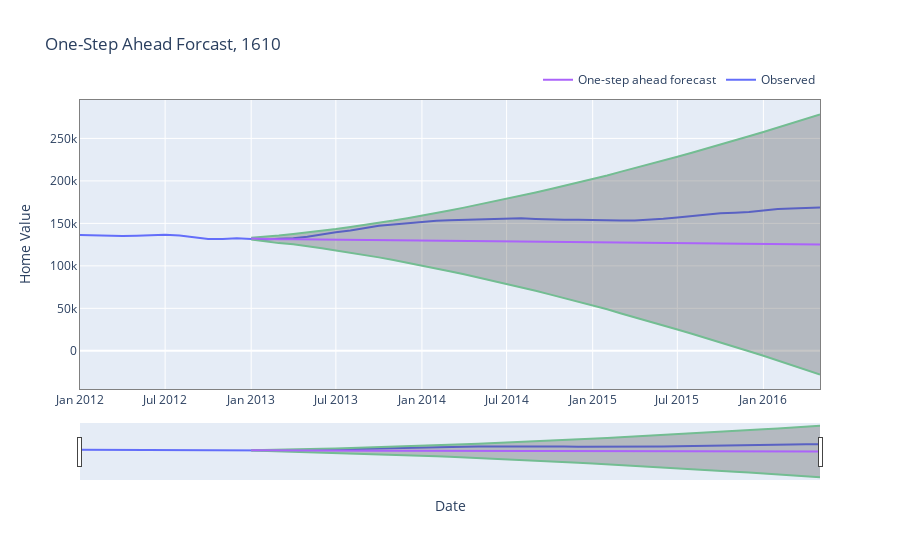

The code cell stored with this chart in its notebook:
### Markdown cell above
#### One-Step Ahead Forecast (dynamic=True)

### Code cell
output_b = one_step_fc_arima(df_train, arima_param_b, zc_1,
                             pred_start_date=pred_sd_b, dynamic=True)
out_list_b.append(output_b)
